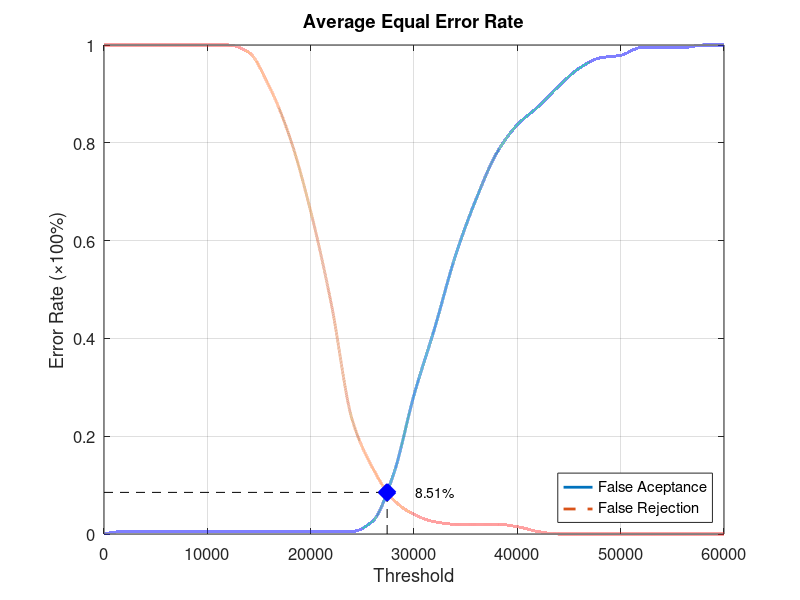
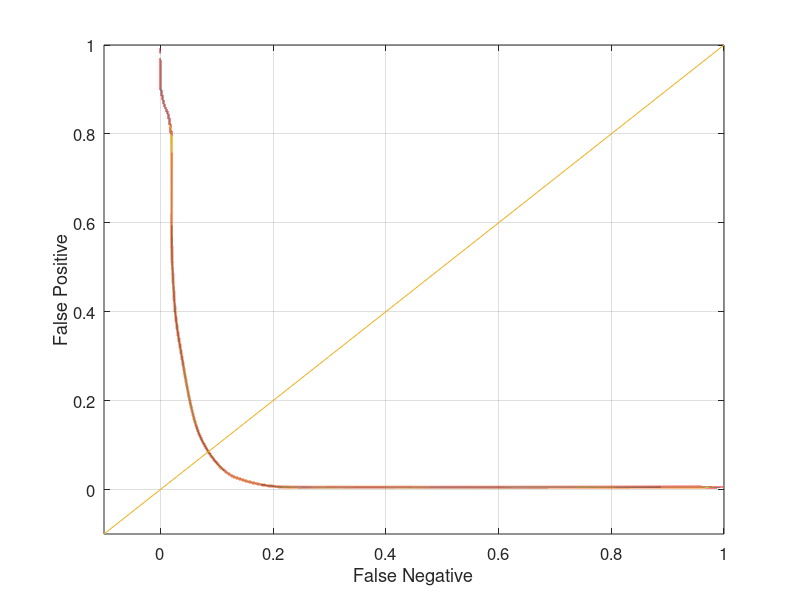

Recreate these plots in MATLAB, in order.
function yEER = Database1_2
close all;
clear;
clc;
x = 0:2000:60000;
xq = 0:0.5:60000;

y0 = [0 0.00526316 0.00526316 0.00526316 0.00526316 0.00526316 0.00526316 0.00526316 0.00526316 0.00526316 0.00526316 0.00526316 0.00526316 0.0263158 0.121053 0.284211 0.421053 0.568421 0.684211 0.778947 0.836842 0.873684 0.915789 0.952632 0.973684 0.978947 0.994737 0.994737 0.994737 1 1];
yy0 = interp1(x, y0, xq, 'pchip');
y1 = [1 1 1 1 1 1 1 0.985 0.915 0.81 0.66 0.47 0.235 0.135 0.07 0.04 0.025 0.02 0.02 0.02 0.015 0.005 0 0 0 0 0 0 0 0 0];
yy1 = interp1(x, y1, xq, 'pchip');

% Calculating EER: 
y2 = abs(y0 - y1);
find(y2 == min(y2))
yy2 = abs(yy0 - yy1);
xEER = find(yy2 == min(yy2));
xEERIndex = xq(xEER) % X-axis EER
yEER = yy0(xEER) % Y-axis EER

main = figure
plot(xq, yy0,'-','LineWidth', 2);	hold on
plot(xq, yy1,'--','LineWidth', 2);	hold on
plot([xEERIndex xEERIndex], [0 yEER], 'k--');	hold on
plot([0 xEERIndex], [yEER yEER], 'k--');	hold on
plot(xEERIndex, yEER, 'bx', 'LineWidth', 10);	hold on
text(xEERIndex + 10 * xEERIndex / 100, yEER, [num2str(round((10000 * yEER)) / 100) '%'])
legend('False Aceptance', 'False Rejection', 'Location', 'SouthEast')
xlabel('Threshold')
ylabel('Error Rate (\times100%)')
title('Average Equal Error Rate')
set(gca, 'FontSize', 12)
axis([0 60000 0 1])
grid on

print(main, 'Database1_2Main', '-dpng');
FNRxFPR = figure('Color', [1 1 1]);
plot(yy1, yy0, '-', yy1, yy0, 'LineWidth', 2);
hold on
y = -0.1:0.1:1
plot(y, y); 
set(gca, 'FontSize', 12)
xlabel('False Negative')
ylabel('False Positive')
axis([-0.1 1 -0.1 1])
set(gca, 'FontSize', 12)
grid on

print(FNRxFPR, 'Database1_2FNRxFPR','-dpng');
end
